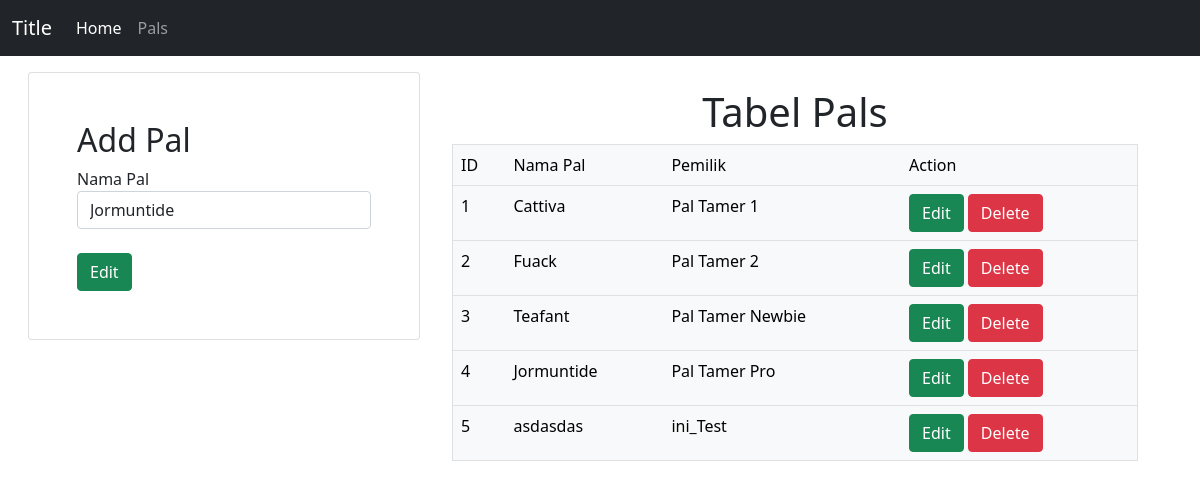
The page /tp_mvc/pals.php?id_edit=18 on the database its author committed.
### tables this page shows
CREATE TABLE `pals` (
  `id_pal` int(11) NOT NULL,
  `pal_name` varchar(255) NOT NULL,
  `id_member` int(255) NOT NULL
);

CREATE TABLE `members` (
  `id` int(255) NOT NULL,
  `name` varchar(255) NOT NULL,
  `email` varchar(255) NOT NULL,
  `phone` varchar(255) NOT NULL,
  `join_date` date NOT NULL
);

### tp_mvc/controllers/Pals.controller.php (called while the page is built, shortened)
<?php
include_once("models/Pals.class.php");
include_once("models/Members.class.php");
include_once("views/Pals.view.php");
class PalsController
{
    private $pals;
    private $members;
    function __construct()
    {
        $this->pals = new Pals(Conf::$db_host, Conf::$db_user, Conf::$db_pass, Conf::$db_name);
        $this->members = new Members(Conf::$db_host, Conf::$db_user, Conf::$db_pass, Conf::$db_name);
    }
    public function indexedit($id)
    {
        $this->pals->open();
        $this->members->open();
        $this->pals->getPals();
        $this->members->getMembers();
        $data = array(
            'pals' => array(),
            'members' => array()
        );
        while ($row = $this->pals->getResult()) {
            array_push($data['pals'], $row);
        }
        while ($row = $this->members->getResult()) {
            array_push($data['members'], $row);
        }
        $this->pals->open();
        $this->pals->getPalsbyId($id);
        $data2 = array();
        while ($row = $this->pals->getResult()) {
            array_push($data2, $row);
        }
        $view = new PalsView();
        $view->renderedit($data, $data2);
    }
}

### tp_mvc/views/Pals.view.php (the view, shortened to what this page needs)
<?php
class PalsView
{
    public function renderedit($data, $data2)
    {
        $no = 1;
        $dataPals = null;
        foreach ($data['pals'] as $val) {
            list($id_pal, $pal_name, $id_member) = $val;
            $dataPals .= "<tr>
                <td>" . $no++ . "</td>
                <td>" . $pal_name . "</td>";
            foreach ($data['members'] as $val) {
                list($id, $nama, $email, $phone, $join_date) = $val;
                if ($id == $id_member) {
                    $dataPals .= "<td>" . $nama . "</td>";
                }
            }
            $dataPals .= "<td>
            <a href='pals.php?id_edit=" . $id_pal .  "' class='btn btn-success' '>Edit</a>
            <a href='pals.php?id_hapus_pal=" . $id_pal . "' class='btn btn-danger' '>Delete</a>
          </td></tr>";
        }
        foreach ($data['members'] as $val) {
            list($id, $nama, $email, $phone, $join_date) = $val;
        }
        foreach ($data2 as $val) {
            list($id, $nama, $member_id) = $val;
            $namatemp = $nama;
        }
        $form = '<form action="pals.php?id=' . $id . '" method="POST">
        <div class="form-row">
          <div class="form-group col">
            <label for="pal_name">Nama Pal</label>
            <input type="text" class="form-control" name="pal_name" value = "' . $namatemp . '" required />
          </div>
        </div>
        <br>
        <button class="btn btn-success" type="submit" name="submit"> Edit </button><br>
      </form>';
    }
}

### rows shown on the page
pals: pal_name "Jormuntide"
pals: pal_name "Cattiva"
members: name "Pal Tamer 1"
pals: pal_name "Fuack"
members: name "Pal Tamer 2"
pals: pal_name "Teafant"
members: name "Pal Tamer Newbie"
members: name "Pal Tamer Pro"
pals: pal_name "asdasdas"
members: name "ini_Test"

### other values the page prints
$this->content "Title Home Pals Add Pal Tabel Pals ID Nama Pal Pemilik Action"
